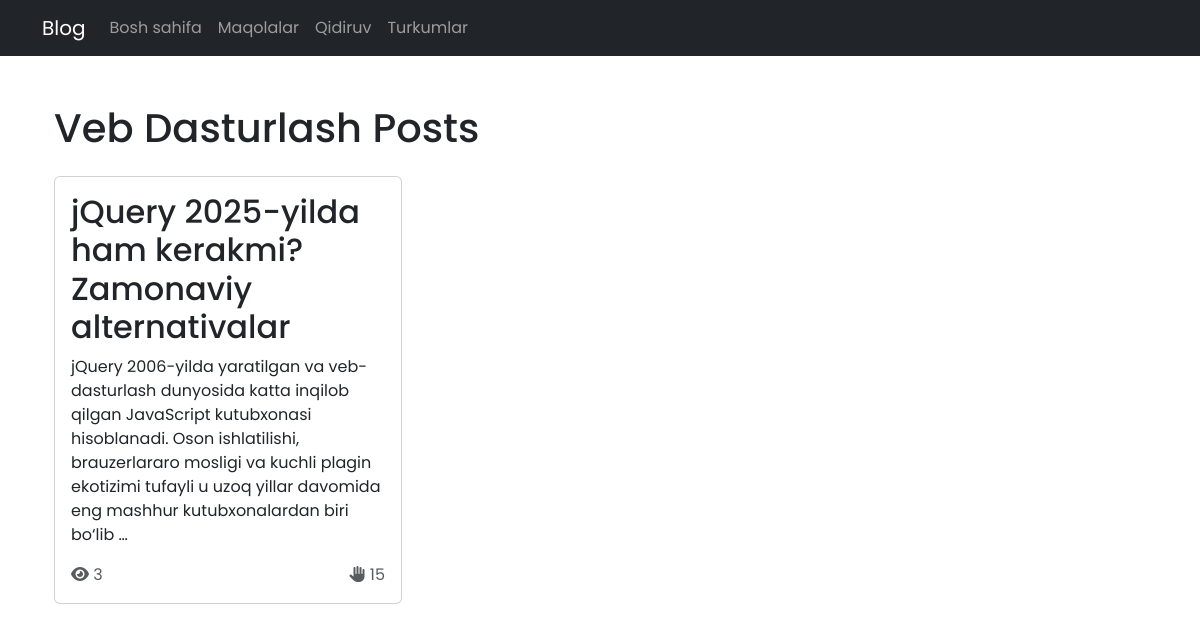
The page /turkum/veb-dasturlash/ on the database as committed earlier.
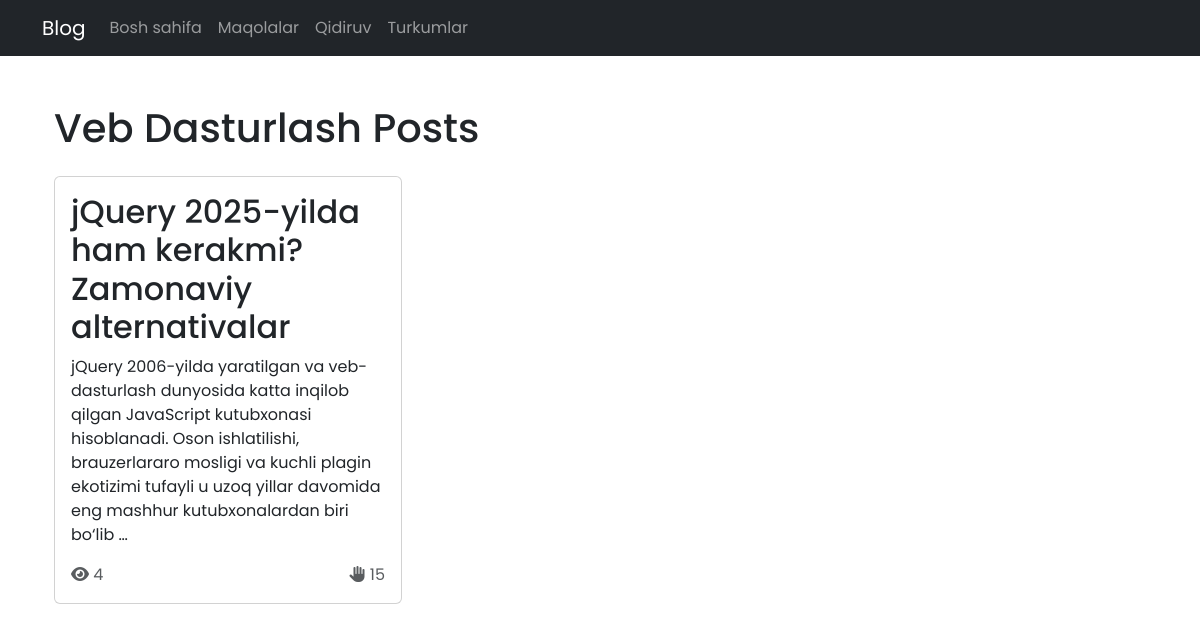
The same page on the database as committed later.
### main/models.py (models this page shows, shortened)
class Post(models.Model):
	title = models.CharField(max_length=255)  # title
	content = models.TextField()  # content
	author = models.ForeignKey(User, on_delete=models.CASCADE, related_name='posts')  # author
	category = models.ForeignKey(Category, on_delete=models.SET_NULL, null=True, related_name='posts')  # category
	tags = models.ManyToManyField(Tag, related_name='posts', blank=True)  # tags
	sources = models.TextField(blank=True, null=True)  # sources
	created_at = models.DateTimeField(auto_now_add=True)  # created date
	updated_at = models.DateTimeField(auto_now=True)  # updated date
	is_published = models.BooleanField(default=True)  # is publish
	claps = models.PositiveIntegerField(default=0)  # claps
	views = models.PositiveIntegerField(default=0)  # view
	class Meta:
		verbose_name = 'Post'
		verbose_name_plural = 'Posts'
		ordering = ['-created_at']

### main/views.py (the view)
# urls.py: path('turkum/<slug:slug>/', views.category, name='category'),
def category(request, slug):
	category = get_object_or_404(Category, slug=slug)
	posts = Post.objects.filter(category=category, is_published=True)
	return render(request, 'category.html', {'category': category, 'posts': posts})

### templates/category.html (shortened to what this page needs)
{% extends 'base.html' %}
{% block content %}
<div class="container mt-4">
    <h1 class="mb-4">{{ category.name }} Posts</h1>
    <div class="row">
        {% for post in posts %}
            <div class="col-md-6 col-lg-4 mb-4">
                <div class="card h-100">
                    <div class="card-body">
                        <h2 class="card-title">
                            <a href="{% url 'post' post.pk %}" class="text-decoration-none text-dark">
                                {{ post.title }}
                            </a>
                        </h2>
                        <p class="card-text">{{ post.content|truncatewords:30 }}</p>
                        <div class="d-flex justify-content-between align-items-center">
                            <span class="text-muted">
                                <i class="fas fa-eye"></i> {{ post.views }}
                            </span>
                            <span class="text-muted">
                                <i class="fas fa-hand-paper"></i> {{ post.claps }}
                            </span>
                        </div>
                    </div>
                </div>
            </div>
        {% empty %}
            <div class="col-12">
                <p class="text-muted">No posts available in this category.</p>
            </div>
        {% endfor %}
    </div>
</div>
{% endblock %}

Rows that differ between the two databases and show on the page:
changed Post: views "3" → "4"
